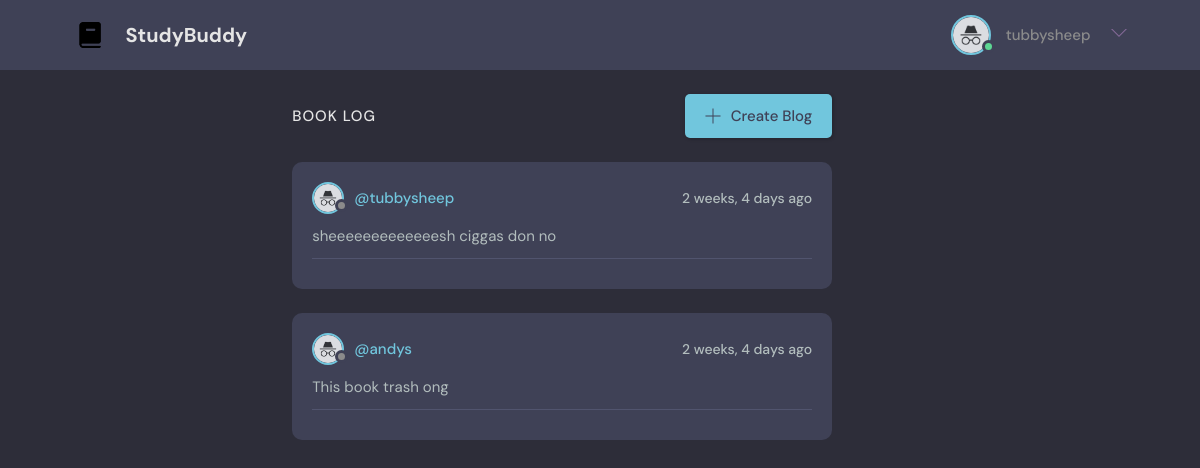
The page /room/9 (signed in) on the database its author committed.
### base/models.py (models this page shows, shortened)
class Blog(models.Model):
    user = models.ForeignKey(User, on_delete=models.SET_NULL, null=True)
    slot = models.ForeignKey(Slot, on_delete=models.SET_NULL, null=True)
    body = models.TextField()
    updated = models.DateTimeField(auto_now=True) #when affected
    created = models.DateTimeField(auto_now_add=True) #intial time
    class Meta:
        ordering = ['-updated', '-created']

### base/views.py (the view)
# urls.py: path('room/<str:pk>', views.roomView, name='room'),
@login_required(login_url='/login')
def roomView(request, pk):
    slot = Slot.objects.get(id=pk)
    blogs = slot.blog_set.all()
    context = {'slot':slot, 'blogs':blogs}
    return render(request, 'base/room.html', context)

### base/templates/base/room.html (shortened to what this page needs)
{% extends 'main.html' %}
{% block content %}
    <main class="layout layout--3">
      <div class="container">
        <div class="roomList">
          <div class="roomList__header">
            <div>
              <h2>Book Log</h2>
            </div>
            <a class="btn btn--main" href="{% url 'add-blog' slot.id %}">
              <svg version="1.1" xmlns="http://www.w3.org/2000/svg" width="32" height="32" viewBox="0 0 32 32">
                <title>add</title>
                <path
                  d="M16.943 0.943h-1.885v14.115h-14.115v1.885h14.115v14.115h1.885v-14.115h14.115v-1.885h-14.115v-14.115z"
                ></path>
              </svg>
              Create Blog
            </a>
          </div>
          {% include 'base/blog/blog_componets.html' %}
        </div>
      </div>
    </main>
{% endblock %}

### templates/navbar.html (shortened to what this page needs)
{% load static %}
    <header class="header header--loggedIn">
        <div class="container">
          <a href="{% url 'home' %}" class="header__logo">
            <img src="{% static 'images/logo.png' %}" />
            <h1>StudyBuddy</h1>
          </a>
          <nav class="header__menu">
            {% if request.user.is_authenticated %}
            <div class="header__user">
              <a href="profile.html">
                <div class="avatar avatar--medium active">
                  <img src="{% static 'images/profile.png' %}" />
                </div>
                <p>{{request.user}}</p>
              </a>
              <button class="dropdown-button">
                <svg version="1.1" xmlns="http://www.w3.org/2000/svg" width="32" height="32" viewBox="0 0 32 32">
                  <title>chevron-down</title>
                  <path d="M16 21l-13-13h-3l16 16 16-16h-3l-13 13z"></path>
                </svg>
              </button>
            </div>
            {% else %}
            <a href="{% url 'login' %}">
              <img src="{% static 'images/avatar.svg' %}" />
              <p>Login</p>
            </a>
            {% endif %}
          </nav>
        </div>
      </header>

### base/templates/base/blog/blog_componets.html
{% load static %}
{% for blog in blogs %}
<div class="roomListRoom">
  <div class="roomListRoom__header">
    <a href="{%url 'room' slot.id %}" class="roomListRoom__author">
      <div class="avatar avatar--small">
        <img src="{% static 'images/profile.png' %}" />
      </div>
      <span>@{{blog.user}}</span>
    </a>
    <div class="roomListRoom__actions">
      <span>{{blog.updated|timesince}} ago</span>
    </div>
  </div>
  <div class="roomListRoom__content">
    <p>
      {{blog.body}}
    </p>
  </div>
  <div class="roomListRoom__meta">
  </div>
</div>
{% endfor %}

### static/styles/style.css (style rules this page uses)
:root { --color-main: #71c6dd; --color-main-light: #e1f6fb; --color-dark: #3f4156; --color-dark-medium: #51546e; --color-dark-light: #846997; --color-light: #e5e5e5; --color-gray: #8b8b8b; --color-light-gray: #b2bdbd; --color-bg: #2d2d39; --color-success: #5dd693; --color-error: #fc4b0b; }
* { font-family: "DM Sans", -apple-system, BlinkMacSystemFont, "Segoe UI", Roboto, Oxygen, Ubuntu, Cantarell, "Open Sans", "Helvetica Neue", sans-serif; margin: 0; padding: 0; box-sizing: border-box; text-rendering: optimizeLegibility; font-size: inherit; }
html { font-size: 56.25%; }
@media only screen and (min-width: 1200px) { html { font-size: 62.5%; } }
body { line-height: 1.6; font-weight: 400; font-size: 1.5rem; color: var(--color-light-gray); background-color: var(--color-bg); min-height: 100vh; }
img { width: 100%; }
a { display: inline-block; color: var(--color-main); text-decoration: none; }
.container { max-width: 120rem; width: 90%; margin: auto; }
.btn { background-color: transparent; border: none; display: inline-flex; align-items: center; gap: 1rem; cursor: pointer; transition: all ease-in-out 0.3s; padding: 1rem 2rem; border-radius: 5px; box-shadow: 1px 1px 3px 1px rgba(0, 0, 0, 0.15); font-weight: 500; }
.btn--main { background-color: var(--color-main); color: var(--color-dark); }
.btn > svg { fill: currentColor; width: 1.6rem; height: 1.6rem; }
.avatar { position: relative; display: inline-block; border-radius: 50%; border: 2px solid var(--color-main); }
.avatar img { display: block; border-radius: 50%; object-fit: cover; object-position: center; }
.avatar::after { content: ""; display: block; position: absolute; background-color: var(--color-gray); z-index: 111; border-radius: 50%; border: 0.3rem solid var(--color-dark); }
.avatar.active::after { background-color: var(--color-success); }
.avatar.avatar--small img { width: 2.8rem; height: 2.8rem; }
.avatar.avatar--small:after { width: 0.7rem; height: 0.7rem; bottom: 0px; right: -6px; }
.avatar.avatar--medium img { width: 3.6rem; height: 3.6rem; border-radius: 50%; }
.avatar.avatar--medium:after { width: 0.7rem; height: 0.7rem; bottom: 0px; right: -6px; }
.header { padding: 1.5rem; background-color: var(--color-dark); }
.header > .container { display: flex; gap: 9.5rem; }
.header__logo, .header__user { display: flex; gap: 2rem; align-items: center; }
.header__logo > img { height: 3.2rem; width: 3.2rem; }
.header__logo > h1 { font-weight: 700; font-size: 2rem; color: var(--color-light); }
.header__menu { margin-left: auto; position: relative; }
.header__menu a { display: flex; gap: 1.5rem; align-items: center; font-weight: 500; text-decoration: none; color: var(--color-gray); }
.header__menu img { height: 3.6rem; }
.header__menu p { line-height: 1.2; }
.header__menu svg { width: 1.6rem; height: 1.6rem; fill: var(--color-dark-light); }
.dropdown-button { background: transparent; border: 0; outline: 0; cursor: pointer; }
.layout { margin-top: 2.4rem; }
.layout > .container { display: flex; justify-content: space-between; align-items: flex-start; }
.layout--3 > .container > div:nth-child(2) { flex-basis: 50%; }
.roomList__header { display: flex; justify-content: space-between; align-items: center; margin-bottom: 2.4rem; }
.roomList__header h2 { text-transform: uppercase; font-weight: 500; color: var(--color-light); letter-spacing: 1px; }
.roomListRoom { margin-bottom: 2.4rem; background-color: var(--color-dark); border-radius: 1rem; padding: 2rem; }
.roomListRoom__header { display: flex; justify-content: space-between; align-items: center; }
.roomListRoom__author { font-weight: 500; display: flex; align-items: center; gap: 1rem; }
.roomListRoom__actions { display: flex; align-items: flex-start; gap: 1rem; position: relative; }
.roomListRoom__actions span { font-size: 1.4rem; font-weight: 500; }
.roomListRoom__content { margin: 1rem 0; }
.roomListRoom__meta { border-top: 1px solid var(--color-dark-medium); padding-top: 1rem; display: flex; align-items: center; justify-content: space-between; }

### rows shown on the page
Blog: user "tubbysheep", updated "2 weeks, 4 days", body "sheeeeeeeeeeeeesh ciggas don no"
Blog: user "andys", updated "2 weeks, 4 days", body "This book trash ong"

### other values the page prints
{{ request.user }} "tubbysheep"
